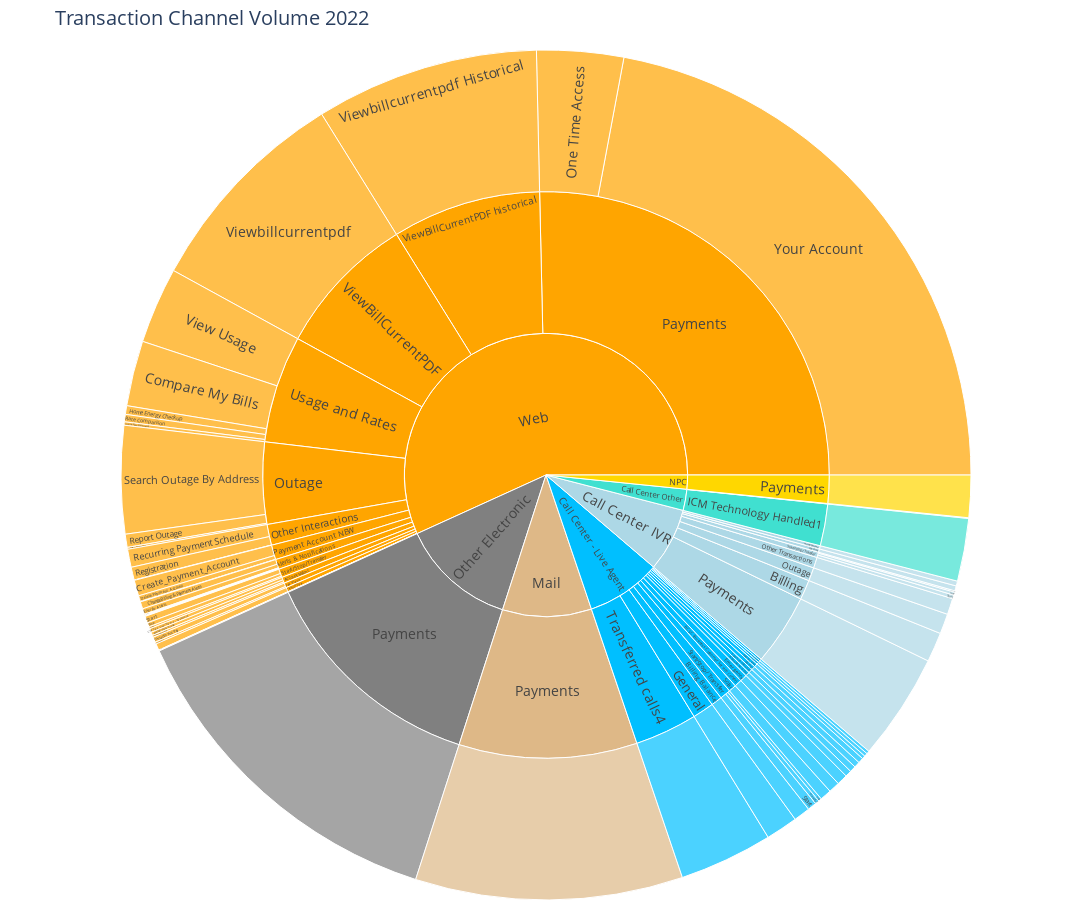

Notebook code for this chart:
### Code cell
#Create a dictionary to map the Root Level to its corresponding color
color_map = {'Web': 'orange', 'Other Electronic': 'gray', 'Mail': 'burlywood', 'Call Center - IVR': 'deepskyblue','Call Center - Other':'lightblue', \
              'Call Center - Live Agent':'Turquoise', 'NPC': 'gold'}

# Format a sunburst chart using Plotly Express
color_sequence = [color_map[key] for key in color_map]
fig = px.sunburst(df, path=["Root Level", "Level 1", "Level 2"], values='Value')


# Update the layout
fig.update_layout(
    title='Transaction Channel Volume 2022',
    font=dict(size=14),
    margin=dict(t=50, l=0, r=0, b=0),
    width=1400,
    height=900,
    sunburstcolorway=color_sequence,
)
fig.show()

### Figure 1 — Plotly figure (JSON) as saved in the notebook; plotly's stock layout.template omitted (floating-point values rounded to 4 significant figures)
{"data": [{"branchvalues": "total", "domain": {"x": [0, 1], "y": [0, 1]}, "hovertemplate": "labels=%{label}<br>Value=%{value}<br>parent=%{parent}<br>id=%{id}<extra></extra>", "ids": ["Call Center - Live Agent/Abandoned Calls/", "Call Center IVR/Account Balance/", "Call Center - Live Agent/BCSC (Business Customer Service Center)/", "Call Center IVR/Billing/", "Call Center - Live Agent/Billing Balance/", "Web/Budget Billing (Login)/", "Web/CARE/FERA/", "Call Center - Live Agent/Emergency/", "Call Center - Live Agent/General/", "Call Center Other/ICM Technology Handled1/", "Call Center Other/NonIVR Technology2/", "Call Center - Live Agent/Other Transactions/", "Call Center IVR/Other Transactions/", "Call Center - Live Agent/Outage/", "Call Center IVR/Outage/", "Call Center - Live Agent/Pay Plans/", "Call Center IVR/Pay Plans/", "Call Center - Live Agent/Payments/", "Call Center IVR/Payments/", "Mail/Payments/", "NPC/Payments/", "Other Electronic/Payments/", "Call Center - Live Agent/Solar/", "Call Center - Live Agent/Spanish (General)/", "Call Center - Live Agent/Specialty Lines/", "Call Center - Live Agent/Transferred calls4/", "Web/Account Mgmt/Add/Edit Phone Number", "Web/Alerts & Notifications/Additional Communication Alerts New", "Web/Pilot Light Appointments/Cancel_Service_Appointment", "Web/Alerts & Notifications/Change Billing & Payment Alerts", "Web/Account Mgmt/Change Billing Address", "Web/Account Mgmt/Change User Name, Password", "Web/Usage and Rates/Compare My Bills", "Web/Payment Account NEW/Create_Payment_Account", "Web/Payment Account NEW/Delete_Payment_Account", "Web/Alerts & Notifications/Energy Alerts", "Web/Alerts & Notifications/Event Day Alerts New", "Web/Pay Plans/Extension Pay", "Web/Other Interactions/Gas Pipeline Map Views", "Web/Alerts & Notifications/Go Paperless Alerts New", "Web/Usage and Rates/Home Energy Checkup", "Web/Pay Plans/Installment Pay", "Web/Alerts & Notifications/Notices & Services Information New", "Web/Payments/One Time Access", "Web/Usage and Rates/Online Rate Enrollment", "Web/Alerts & Notifications/Outages Alerts New", "Web/Alerts & Notifications/Pay Plan & Shutoff Nonpayment Alerts New", "Web/Usage and Rates/Rate Comparison", "Web/Other Interactions/Recurring Payment Schedule", "Web/Other Interactions/Registration", "Web/Outage/Report Outage", "Web/Pilot Light Appointments/Reschedule_Service_Appointment", "Web/Pilot Light Appointments/Schedule_Service_Appointment", "Web/Outage/Search Outage By Address", "Web/Alerts & Notifications/Service Visit Alerts New", "Call Center - Live Agent/Start/Stop/ Transfer/Start", "Call Center IVR/Start/Stop/ Transfer/Start", "Web/Start/Stop/ Transfer/Start", "Call Center - Live Agent/Start/Stop/ Transfer/Stop", "Call Center IVR/Start/Stop/ Transfer/Stop", "Web/Start/Stop/ Transfer/Stop", "Web/Outage/Subscribe Outage (Ew Pages)", "Call Center - Live Agent/Start/Stop/ Transfer/Transfer", "Call Center IVR/Start/Stop/ Transfer/Transfer", "Web/Start/Stop/ Transfer/Transfer", "Web/Payment Account NEW/Update_Payment_Account", "Web/Usage and Rates/View Usage", "Web/ViewBillCurrentPDF/Viewbillcurrentpdf", "Web/ViewBillCurrentPDF historical/Viewbillcurrentpdf Historical", "Web/Payments/Your Account", "Call Center - Live Agent/Abandoned Calls", "Call Center IVR/Account Balance", "Web/Account Mgmt", "Web/Alerts & Notifications", "Call Center - Live Agent/BCSC (Business Customer Service Center)", "Call Center IVR/Billing", "Call Center - Live Agent/Billing Balance", "Web/Budget Billing (Login)", "Web/CARE/FERA", "Call Center - Live Agent/Emergency", "Call Center - Live Agent/General", "Call Center Other/ICM Technology Handled1", "Call Center Other/NonIVR Technology2", "Web/Other Interactions", "Call Center - Live Agent/Other Transactions", "Call Center IVR/Other Transactions", "Call Center - Live Agent/Outage", "Call Center IVR/Outage", "Web/Outage", "Call Center - Live Agent/Pay Plans", "Call Center IVR/Pay Plans", "Web/Pay Plans", "Web/Payment Account NEW", "Call Center - Live Agent/Payments", "Call Center IVR/Payments", "Mail/Payments", "NPC/Payments", "Other Electronic/Payments", "Web/Payments", "Web/Pilot Light Appointments", "Call Center - Live Agent/Solar", "Call Center - Live Agent/Spanish (General)", "Call Center - Live Agent/Specialty Lines", "Call Center - Live Agent/Start/Stop/ Transfer", "Call Center IVR/Start/Stop/ Transfer", "Web/Start/Stop/ Transfer", "Call Center - Live Agent/Transferred calls4", "Web/Usage and Rates", "Web/ViewBillCurrentPDF", "Web/ViewBillCurrentPDF historical", "Call Center - Live Agent", "Call Center IVR", "Call Center Other", "Mail", "NPC", "Other Electronic", "Web"], "labels": ["", "", "", "", "", "", "", "", "", "", "", "", "", "", "", "", "", "", "", "", "", "", "", "", "", "", "Add/Edit Phone Number", "Additional Communication Alerts New", "Cancel_Service_Appointment", "Change Billing & Payment Alerts", "Change Billing Address", "Change User Name, Password", "Compare My Bills", "Create_Payment_Account", "Delete_Payment_Account", "Energy Alerts", "Event Day Alerts New", "Extension Pay", "Gas Pipeline Map Views", "Go Paperless Alerts New", "Home Energy Checkup", "Installment Pay", "Notices & Services Information New", "One Time Access", "Online Rate Enrollment", "Outages Alerts New", "Pay Plan & Shutoff Nonpayment Alerts New", "Rate Comparison", "Recurring Payment Schedule", "Registration", "Report Outage", "Reschedule_Service_Appointment", "Schedule_Service_Appointment", "Search Outage By Address", "Service Visit Alerts New", "Start", "Start", "Start", "Stop", "Stop", "Stop", "Subscribe Outage (Ew Pages)", "Transfer", "Transfer", "Transfer", "Update_Payment_Account", "View Usage", "Viewbillcurrentpdf", "Viewbillcurrentpdf Historical", "Your Account", "Abandoned Calls", "Account Balance", "Account Mgmt", "Alerts & Notifications", "BCSC (Business Customer Service Center)", "Billing", "Billing Balance", "Budget Billing (Login)", "CARE/FERA", "Emergency", "General", "ICM Technology Handled1", "NonIVR Technology2", "Other Interactions", "Other Transactions", "Other Transactions", "Outage", "Outage", "Outage", "Pay Plans", "Pay Plans", "Pay Plans", "Payment Account NEW", "Payments", "Payments", "Payments", "Payments", "Payments", "Payments", "Pilot Light Appointments", "Solar", "Spanish (General)", "Specialty Lines", "Start/Stop/ Transfer", "Start/Stop/ Transfer", "Start/Stop/ Transfer", "Transferred calls4", "Usage and Rates", "ViewBillCurrentPDF", "ViewBillCurrentPDF historical", "Call Center - Live Agent", "Call Center IVR", "Call Center Other", "Mail", "NPC", "Other Electronic", "Web"], "name": "", "parents": ["Call Center - Live Agent/Abandoned Calls", "Call Center IVR/Account Balance", "Call Center - Live Agent/BCSC (Business Customer Service Center)", "Call Center IVR/Billing", "Call Center - Live Agent/Billing Balance", "Web/Budget Billing (Login)", "Web/CARE/FERA", "Call Center - Live Agent/Emergency", "Call Center - Live Agent/General", "Call Center Other/ICM Technology Handled1", "Call Center Other/NonIVR Technology2", "Call Center - Live Agent/Other Transactions", "Call Center IVR/Other Transactions", "Call Center - Live Agent/Outage", "Call Center IVR/Outage", "Call Center - Live Agent/Pay Plans", "Call Center IVR/Pay Plans", "Call Center - Live Agent/Payments", "Call Center IVR/Payments", "Mail/Payments", "NPC/Payments", "Other Electronic/Payments", "Call Center - Live Agent/Solar", "Call Center - Live Agent/Spanish (General)", "Call Center - Live Agent/Specialty Lines", "Call Center - Live Agent/Transferred calls4", "Web/Account Mgmt", "Web/Alerts & Notifications", "Web/Pilot Light Appointments", "Web/Alerts & Notifications", "Web/Account Mgmt", "Web/Account Mgmt", "Web/Usage and Rates", "Web/Payment Account NEW", "Web/Payment Account NEW", "Web/Alerts & Notifications", "Web/Alerts & Notifications", "Web/Pay Plans", "Web/Other Interactions", "Web/Alerts & Notifications", "Web/Usage and Rates", "Web/Pay Plans", "Web/Alerts & Notifications", "Web/Payments", "Web/Usage and Rates", "Web/Alerts & Notifications", "Web/Alerts & Notifications", "Web/Usage and Rates", "Web/Other Interactions", "Web/Other Interactions", "Web/Outage", "Web/Pilot Light Appointments", "Web/Pilot Light Appointments", "Web/Outage", "Web/Alerts & Notifications", "Call Center - Live Agent/Start/Stop/ Transfer", "Call Center IVR/Start/Stop/ Transfer", "Web/Start/Stop/ Transfer", "Call Center - Live Agent/Start/Stop/ Transfer", "Call Center IVR/Start/Stop/ Transfer", "Web/Start/Stop/ Transfer", "Web/Outage", "Call Center - Live Agent/Start/Stop/ Transfer", "Call Center IVR/Start/Stop/ Transfer", "Web/Start/Stop/ Transfer", "Web/Payment Account NEW", "Web/Usage and Rates", "Web/ViewBillCurrentPDF", "Web/ViewBillCurrentPDF historical", "Web/Payments", "Call Center - Live Agent", "Call Center IVR", "Web", "Web", "Call Center - Live Agent", "Call Center IVR", "Call Center - Live Agent", "Web", "Web", "Call Center - Live Agent", "Call Center - Live Agent", "Call Center Other", "Call Center Other", "Web", "Call Center - Live Agent", "Call Center IVR", "Call Center - Live Agent", "Call Center IVR", "Web", "Call Center - Live Agent", "Call Center IVR", "Web", "Web", "Call Center - Live Agent", "Call Center IVR", "Mail", "NPC", "Other Electronic", "Web", "Web", "Call Center - Live Agent", "Call Center - Live Agent", "Call Center - Live Agent", "Call Center - Live Agent", "Call Center IVR", "Web", "Call Center - Live Agent", "Web", "Web", "Web", "", "", "", "", "", "", ""], "values": [267000, 205000, 466000, 1241000, 691000, 16692, 278569, 449000, 1341000, 2630000, 29000, 136000, 678000, 246000, 843000, 123000, 209000, 137000, 4474000, 11200000, 1770000, 14596348, 479000, 256000, 220000, 3918000, 137600, 8686, 1907, 302380, 83947, 159607, 2735761, 663126, 244317, 233548, 16104, 79960, 15393, 25758, 362420, 220049, 10738, 3633827, 140820, 12242, 16992, 310259, 756747, 538774, 549793, 1148, 18987, 4516009, 3697, 374000, 155000, 282883, 133000, 124000, 178445, 80199, 171000, 58000, 80187, 16176, 3193489, 8992263, 9361207, 24316220, 267000, 205000, 381154, 630145, 466000, 1241000, 691000, 16692, 278569, 449000, 1341000, 2630000, 29000, 1310914, 136000, 678000, 246000, 843000, 5146001, 123000, 209000, 300009, 923619, 137000, 4474000, 11200000, 1770000, 14596348, 27950047, 22042, 479000, 256000, 220000, 678000, 337000, 541515, 3918000, 6742749, 8992263, 9361207, 9407000, 7987000, 2659000, 11200000, 1770000, 14596348, 62596926], "type": "sunburst"}], "layout": {"legend": {"tracegroupgap": 0}, "margin": {"t": 50, "l": 0, "r": 0, "b": 0}, "font": {"size": 14}, "title": {"text": "Transaction Channel Volume 2022"}, "width": 1400, "height": 900, "sunburstcolorway": ["orange", "gray", "burlywood", "deepskyblue", "lightblue", "Turquoise", "gold"]}}
